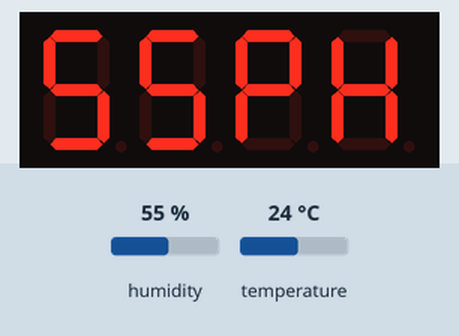
Simulated run of this sketch. Board: Arduino Uno, built with avr-gcc and run on an emulated ATmega328P. Parts: 4-digit seven-segment display. Inputs (shaded band) come from the test bench; at power-on: humidity 55 %, temperature 24 °C.

Above: at 2.9 s.
3.0 s: humidity set to 22 %
At 6.9 s:
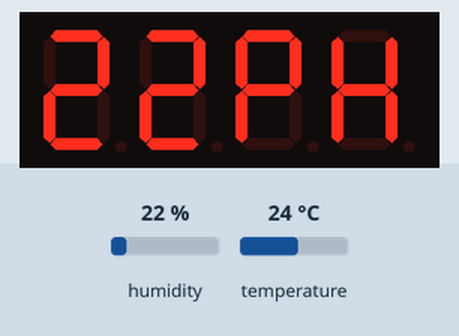
9.1 s: temperature set to 12 °C
At 13.7 s:
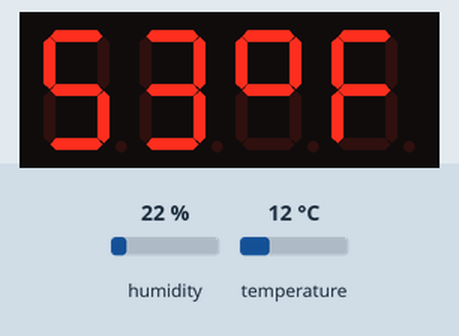
15.2 s: humidity set to 40 %
At 19.4 s:
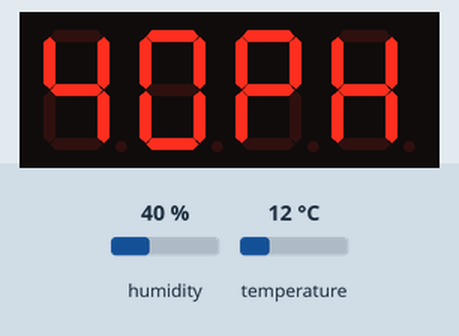
21.3 s: temperature set to 19 °C
At 26.2 s:
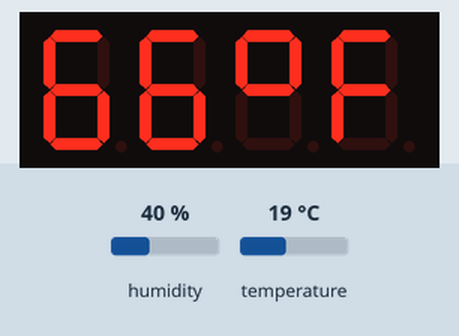
Timing chart, 0 to 27.7 s (numbered marks = the images above; inputs shaded):
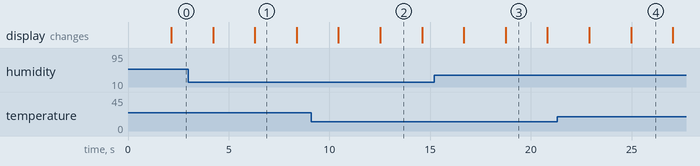

The sketch:

2.ino
```cpp
#include <Arduino.h>
#include <TM1637Display.h>
#include <DHT.h>

// Module connection pins (Digital Pins)
#define CLK 2
#define DIO 3
#define DHTPIN 4
#define DHTTYPE    DHT11
#define MINUS_SG SEG_G

#define LIT_F SEG_A | SEG_F | SEG_G | SEG_E
#define LIT_H (SEG_F | SEG_G | SEG_B | SEG_E | SEG_C)
#define LIT_P SEG_E | SEG_F | SEG_A | SEG_B | SEG_G
#define O SEG_A | SEG_B | SEG_F | SEG_G
#define LIT_SPACE 0

// The amount of time (in milliseconds) between tests

TM1637Display display(CLK, DIO);
DHT dht(DHTPIN, DHTTYPE);
uint8_t data[4];
void setup()
{
  display.setBrightness(0x0f);
  dht.begin();

  data[0] = O;
  data[1] = LIT_F;
  data[2] = LIT_P;
  data[3] = LIT_H;
}

void loop()
{
  display.clear();

  display.setSegments(data,2,2);
  float t = dht.readTemperature(true);
  display.showNumberDec(t,false,2);
  delay(2000);

  display.clear();

  display.setSegments(data + 2, 2, 2);
  float h = dht.readHumidity();
  display.showNumberDec(h,false,2);
  delay(2000);
}
```

Measured:
- after the input at 3.0 s, the display: first differs from a run without the input after 3.3 s (image 1)
- after the input at 9.1 s, the display: first differs from a run without the input after 3.4 s (image 2)
- after the input at 15.2 s, the display: first differs from a run without the input after 3.5 s (image 3)
- after the input at 21.3 s, the display: first differs from a run without the input after 3.7 s (image 4)
- what the display in image 1 shows lasts 2.1 s, from 6.3 s to 8.4 s
